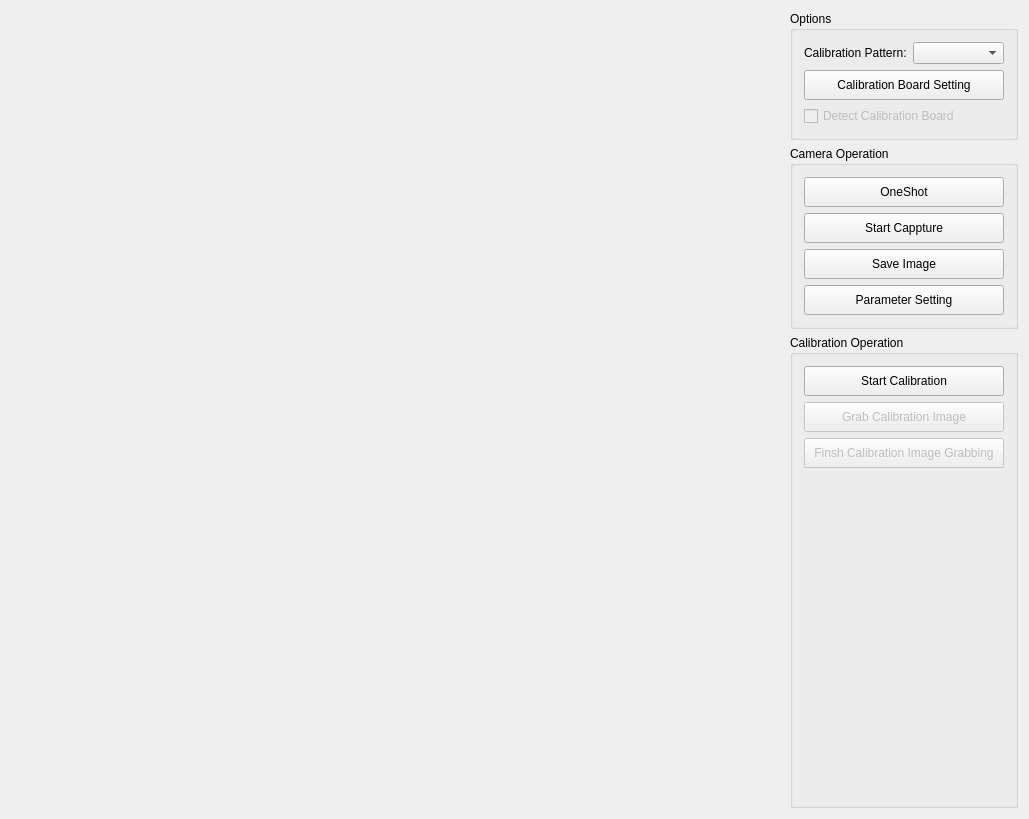
<?xml version="1.0" encoding="UTF-8"?>
<ui version="4.0">
 <class>AbstractCalibrationWindowClass</class>
 <widget class="QMainWindow" name="AbstractCalibrationWindowClass">
  <property name="windowModality">
   <enum>Qt::ApplicationModal</enum>
  </property>
  <property name="geometry">
   <rect>
    <x>0</x>
    <y>0</y>
    <width>1029</width>
    <height>819</height>
   </rect>
  </property>
  <property name="windowTitle">
   <string>Dual Views Calibration</string>
  </property>
  <widget class="QWidget" name="centralWidget">
   <layout class="QHBoxLayout" name="horizontalLayout">
    <item>
     <widget class="QWidget" name="viewsWidget" native="true">
      <property name="sizePolicy">
       <sizepolicy hsizetype="Expanding" vsizetype="Preferred">
        <horstretch>0</horstretch>
        <verstretch>0</verstretch>
       </sizepolicy>
      </property>
      <layout class="QGridLayout" name="viewsGridLayout"/>
     </widget>
    </item>
    <item>
     <layout class="QVBoxLayout" name="verticalLayout_2">
      <item>
       <widget class="QGroupBox" name="gbOptions">
        <property name="sizePolicy">
         <sizepolicy hsizetype="Minimum" vsizetype="Maximum">
          <horstretch>0</horstretch>
          <verstretch>0</verstretch>
         </sizepolicy>
        </property>
        <property name="title">
         <string>Options</string>
        </property>
        <layout class="QGridLayout" name="gridLayout_2">
         <item row="2" column="0">
          <widget class="QLabel" name="label">
           <property name="sizePolicy">
            <sizepolicy hsizetype="Maximum" vsizetype="Preferred">
             <horstretch>0</horstretch>
             <verstretch>0</verstretch>
            </sizepolicy>
           </property>
           <property name="text">
            <string>Calibration Pattern:</string>
           </property>
          </widget>
         </item>
         <item row="5" column="0" colspan="2">
          <widget class="QCheckBox" name="ckbDetectCalibBoard">
           <property name="enabled">
            <bool>false</bool>
           </property>
           <property name="sizePolicy">
            <sizepolicy hsizetype="Minimum" vsizetype="Fixed">
             <horstretch>0</horstretch>
             <verstretch>0</verstretch>
            </sizepolicy>
           </property>
           <property name="text">
            <string>Detect Calibration Board</string>
           </property>
          </widget>
         </item>
         <item row="2" column="1">
          <widget class="QComboBox" name="cmbCalibPattern">
           <property name="sizePolicy">
            <sizepolicy hsizetype="Minimum" vsizetype="Fixed">
             <horstretch>0</horstretch>
             <verstretch>0</verstretch>
            </sizepolicy>
           </property>
          </widget>
         </item>
         <item row="4" column="0" colspan="2">
          <widget class="QPushButton" name="btnCalibBoardSetting">
           <property name="sizePolicy">
            <sizepolicy hsizetype="Minimum" vsizetype="Fixed">
             <horstretch>0</horstretch>
             <verstretch>0</verstretch>
            </sizepolicy>
           </property>
           <property name="minimumSize">
            <size>
             <width>200</width>
             <height>30</height>
            </size>
           </property>
           <property name="maximumSize">
            <size>
             <width>16777215</width>
             <height>30</height>
            </size>
           </property>
           <property name="text">
            <string>Calibration Board Setting</string>
           </property>
          </widget>
         </item>
        </layout>
       </widget>
      </item>
      <item>
       <widget class="QGroupBox" name="gbCamOperations">
        <property name="sizePolicy">
         <sizepolicy hsizetype="Minimum" vsizetype="Maximum">
          <horstretch>0</horstretch>
          <verstretch>0</verstretch>
         </sizepolicy>
        </property>
        <property name="title">
         <string>Camera Operation</string>
        </property>
        <layout class="QVBoxLayout" name="verticalLayout">
         <item>
          <widget class="QPushButton" name="btnOneShot">
           <property name="sizePolicy">
            <sizepolicy hsizetype="Minimum" vsizetype="Fixed">
             <horstretch>0</horstretch>
             <verstretch>0</verstretch>
            </sizepolicy>
           </property>
           <property name="minimumSize">
            <size>
             <width>200</width>
             <height>30</height>
            </size>
           </property>
           <property name="maximumSize">
            <size>
             <width>16777215</width>
             <height>30</height>
            </size>
           </property>
           <property name="text">
            <string>OneShot</string>
           </property>
          </widget>
         </item>
         <item>
          <widget class="QPushButton" name="btnCapture">
           <property name="sizePolicy">
            <sizepolicy hsizetype="Minimum" vsizetype="Fixed">
             <horstretch>0</horstretch>
             <verstretch>0</verstretch>
            </sizepolicy>
           </property>
           <property name="minimumSize">
            <size>
             <width>200</width>
             <height>30</height>
            </size>
           </property>
           <property name="maximumSize">
            <size>
             <width>16777215</width>
             <height>30</height>
            </size>
           </property>
           <property name="text">
            <string>Start Cappture</string>
           </property>
          </widget>
         </item>
         <item>
          <widget class="QPushButton" name="btnSaveImage">
           <property name="sizePolicy">
            <sizepolicy hsizetype="Minimum" vsizetype="Fixed">
             <horstretch>0</horstretch>
             <verstretch>0</verstretch>
            </sizepolicy>
           </property>
           <property name="minimumSize">
            <size>
             <width>200</width>
             <height>30</height>
            </size>
           </property>
           <property name="maximumSize">
            <size>
             <width>16777215</width>
             <height>30</height>
            </size>
           </property>
           <property name="text">
            <string>Save Image</string>
           </property>
          </widget>
         </item>
         <item>
          <widget class="QPushButton" name="btnParameter">
           <property name="sizePolicy">
            <sizepolicy hsizetype="Minimum" vsizetype="Fixed">
             <horstretch>0</horstretch>
             <verstretch>0</verstretch>
            </sizepolicy>
           </property>
           <property name="minimumSize">
            <size>
             <width>200</width>
             <height>30</height>
            </size>
           </property>
           <property name="maximumSize">
            <size>
             <width>16777215</width>
             <height>30</height>
            </size>
           </property>
           <property name="text">
            <string>Parameter Setting</string>
           </property>
          </widget>
         </item>
        </layout>
       </widget>
      </item>
      <item>
       <widget class="QGroupBox" name="gbCalibOperations">
        <property name="sizePolicy">
         <sizepolicy hsizetype="Minimum" vsizetype="Preferred">
          <horstretch>0</horstretch>
          <verstretch>0</verstretch>
         </sizepolicy>
        </property>
        <property name="title">
         <string>Calibration Operation</string>
        </property>
        <layout class="QVBoxLayout" name="verticalLayout_5">
         <item>
          <widget class="QPushButton" name="btnCalibration">
           <property name="sizePolicy">
            <sizepolicy hsizetype="Minimum" vsizetype="Fixed">
             <horstretch>0</horstretch>
             <verstretch>0</verstretch>
            </sizepolicy>
           </property>
           <property name="minimumSize">
            <size>
             <width>200</width>
             <height>30</height>
            </size>
           </property>
           <property name="maximumSize">
            <size>
             <width>16777215</width>
             <height>30</height>
            </size>
           </property>
           <property name="text">
            <string>Start Calibration</string>
           </property>
          </widget>
         </item>
         <item>
          <widget class="QPushButton" name="btnGrabCalibImage">
           <property name="enabled">
            <bool>false</bool>
           </property>
           <property name="sizePolicy">
            <sizepolicy hsizetype="Minimum" vsizetype="Fixed">
             <horstretch>0</horstretch>
             <verstretch>0</verstretch>
            </sizepolicy>
           </property>
           <property name="minimumSize">
            <size>
             <width>200</width>
             <height>30</height>
            </size>
           </property>
           <property name="maximumSize">
            <size>
             <width>16777215</width>
             <height>30</height>
            </size>
           </property>
           <property name="text">
            <string>Grab Calibration Image</string>
           </property>
          </widget>
         </item>
         <item>
          <widget class="QPushButton" name="btnFinshGrabCalibImages">
           <property name="enabled">
            <bool>false</bool>
           </property>
           <property name="sizePolicy">
            <sizepolicy hsizetype="Minimum" vsizetype="Fixed">
             <horstretch>0</horstretch>
             <verstretch>0</verstretch>
            </sizepolicy>
           </property>
           <property name="minimumSize">
            <size>
             <width>200</width>
             <height>30</height>
            </size>
           </property>
           <property name="maximumSize">
            <size>
             <width>16777215</width>
             <height>30</height>
            </size>
           </property>
           <property name="text">
            <string>Finsh Calibration Image Grabbing</string>
           </property>
          </widget>
         </item>
         <item>
          <spacer name="verticalSpacer">
           <property name="orientation">
            <enum>Qt::Vertical</enum>
           </property>
           <property name="sizeHint" stdset="0">
            <size>
             <width>20</width>
             <height>40</height>
            </size>
           </property>
          </spacer>
         </item>
        </layout>
       </widget>
      </item>
     </layout>
    </item>
   </layout>
  </widget>
 </widget>
 <layoutdefault spacing="6" margin="11"/>
 <resources/>
 <connections/>
</ui>
